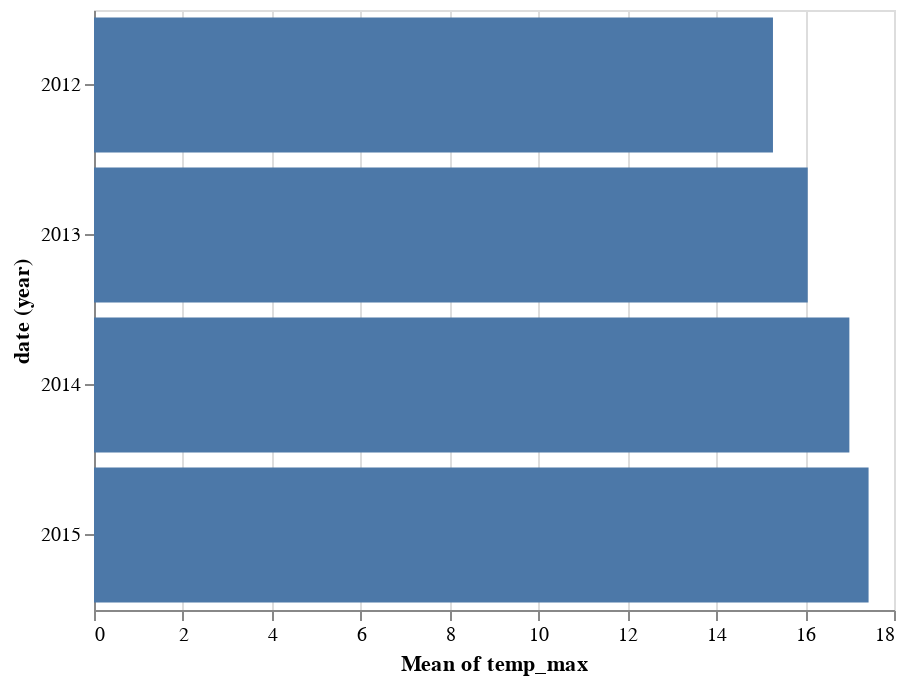

Notebook source saved alongside this figure:
### Code cell
alt.Chart(df).mark_bar().encode(
    x='mean(temp_max)',
    y='year(date):O'
)

### Figure 1 — Vega-Lite specification as saved in the notebook (floating-point values rounded to 4 significant figures; data arrays with more than 128 entries replaced by an {"elided": "..."} marker saying what was removed)
{"$schema": "https://vega.github.io/schema/vega-lite/v2.6.0.json", "config": {"view": {"height": 300, "width": 400}}, "data": {"name": "data-830c39fec90146253fb06a06c26374ef"}, "datasets": {"data-830c39fec90146253fb06a06c26374ef": {"elided": "1461 records"}}, "encoding": {"x": {"aggregate": "mean", "field": "temp_max", "type": "quantitative"}, "y": {"field": "date", "timeUnit": "year", "type": "ordinal"}}, "mark": "bar"}
